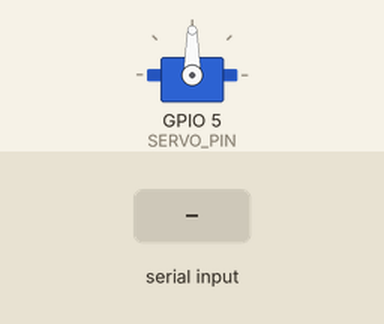
The sketch below on a simulated ESP32. Parts: servo. The test bench sets the inputs (shaded band). What the sketch prints to the serial monitor is not drawn.

Above: at 1.2 s.
1.3 s: "+90\n" received over Serial
At 2.0 s:
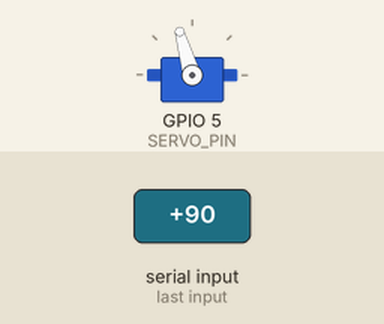
2.8 s: "+90\n" received over Serial
At 3.2 s:
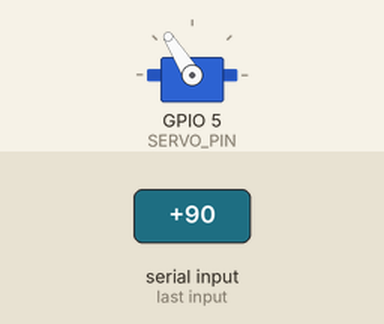
4.3 s: "-90\n" received over Serial
At 5.5 s:
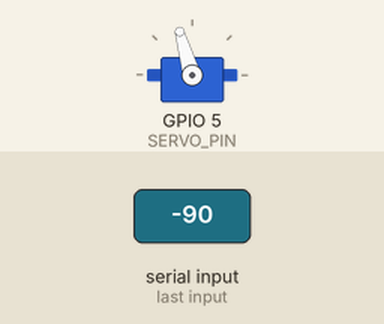
Timing chart, 0 to 7.3 s (numbered marks = the images above; inputs shaded):
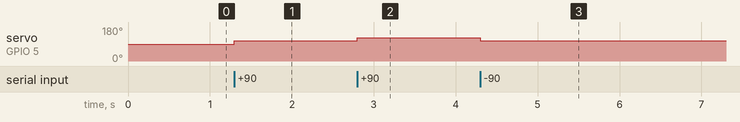

Measured:
- after the input at 1.3 s, servo on GPIO 5 (SERVO_PIN): 90° → 106° at once
- after the input at 2.8 s, servo on GPIO 5 (SERVO_PIN): 106° → 122° at once
- after the input at 4.3 s, servo on GPIO 5 (SERVO_PIN): 122° → 106° at once

The sketch:

Servo_Tuning_code.ino
```cpp
/*
 * Chamber-Master Continuous Rotation Servo Tuning Sketch
 *
 * For continuous rotation servos (e.g., FS90R, SM-S4303R, or modified SG90).
 * These servos spin continuously instead of going to fixed angles.
 *
 * Purpose:
 * Find the exact pulse widths for:
 *   - True STOP (no movement)
 *   - Forward direction speed (closing vent)
 *   - Reverse direction speed (opening vent)
 *
 * Instructions:
 * 1. Connect ONLY the servo:
 *    - Signal → GPIO 5
 *    - VCC (Red) → 5V (use external 5V supply if possible)
 *    - GND → GND
 * 2. Upload this sketch
 * 3. Open Serial Monitor (115200 baud, "Newline" line ending)
 * 4. Use these commands:
 *
 *    s          → Stop the servo immediately
 *    +10        → Increase pulse by 10µs (change direction/speed)
 *    -10        → Decrease pulse by 10µs
 *    1500       → Jump directly to 1500µs (usually near stop)
 *    time 2000  → Run servo for 2000ms at current pulse, then stop
 *
 * Typical continuous rotation values:
 *   - Stop: around 1490–1520µs (you must find the exact value!)
 *   - Full speed one direction: ~1300µs
 *   - Full speed opposite: ~1700µs
 *
 * Once tuned, update your main code with:
 *   SERVO_STOP_PULSE
 *   SERVO_FORWARD_PULSE (closing)
 *   SERVO_REVERSE_PULSE (opening)
 *   And the movement times (how long to run for full/half open)
 */

#include <ESP32Servo.h>

#define SERVO_PIN 5

Servo ventServo;
int currentPulse = 1500;  // Start at typical neutral

void setup() {
  Serial.begin(115200);
  ventServo.attach(SERVO_PIN, 1000, 2000);
  ventServo.writeMicroseconds(currentPulse);

  Serial.println("=== Continuous Rotation Servo Tuning ===");
  Serial.println("Current pulse: 1500 µs");
  Serial.println();
  Serial.println("Commands:");
  Serial.println("  s          → Stop immediately");
  Serial.println("  +10 / -10  → Adjust pulse by 10µs");
  Serial.println("  1400       → Set exact pulse (e.g., 1400)");
  Serial.println("  time 3000  → Run current pulse for 3000ms then stop");
  Serial.println();
  Serial.println("Find the pulse where servo COMPLETELY STOPS.");
  Serial.println("Then test + and - to determine open/close directions.");
  Serial.println();
}

void loop() {
  if (Serial.available() > 0) {
    String input = Serial.readStringUntil('\n');
    input.trim();
    input.toLowerCase();

    if (input == "s") {
      currentPulse = 1500;  // Safe default
      ventServo.writeMicroseconds(currentPulse);
      Serial.println(">>> STOPPED (1500 µs)");
    }
    else if (input.startsWith("time ")) {
      String timeStr = input.substring(5);
      long runTime = timeStr.toInt();
      if (runTime > 0 && runTime < 20000) {  // Safety limit
        Serial.print(">>> Running at ");
        Serial.print(currentPulse);
        Serial.print(" µs for ");
        Serial.print(runTime);
        Serial.println(" ms...");

        ventServo.writeMicroseconds(currentPulse);
        delay(runTime);
        ventServo.writeMicroseconds(1500);  // Safe stop
        Serial.println(">>> Stopped after timed run");
      } else {
        Serial.println("Invalid time (use 100–20000 ms)");
      }
    }
    else if (input.startsWith("+") || input.startsWith("-")) {
      int adjust = input.toInt();
      if (adjust != 0) {
        currentPulse += adjust;
        currentPulse = constrain(currentPulse, 1000, 2000);
        ventServo.writeMicroseconds(currentPulse);

        Serial.print(">>> Pulse: ");
        Serial.print(currentPulse);
        Serial.print(" µs");
        if (currentPulse < 1480) Serial.println("  ← Likely REVERSE (opening)");
        else if (currentPulse > 1520) Serial.println("  ← Likely FORWARD (closing)");
        else if (abs(currentPulse - 1500) < 20) Serial.println("  ← Near STOP");
        Serial.println();
      }
    }
    else {
      int direct = input.toInt();
      if (direct >= 1000 && direct <= 2000) {
        currentPulse = direct;
        ventServo.writeMicroseconds(currentPulse);

        Serial.print(">>> Pulse set to: ");
        Serial.print(currentPulse);
        Serial.print(" µs");
        if (currentPulse < 1480) Serial.println("  ← Likely REVERSE");
        else if (currentPulse > 1520) Serial.println("  ← Likely FORWARD");
        else Serial.println("  ← Near STOP");
        Serial.println();
      } else if (direct != 0) {
        Serial.println("Pulse must be 1000–2000 µs");
      }
    }
  }
}
```
